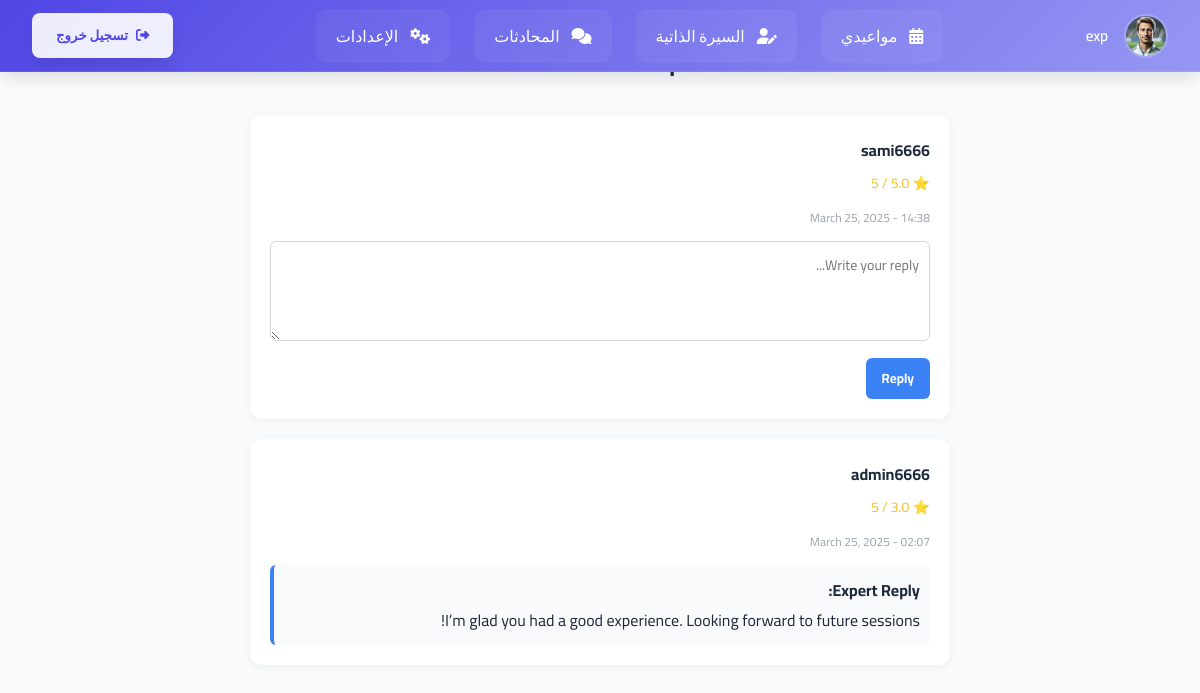
Page /chat/experts/6/reviews/ (signed in) on the committed database.
### users/models.py (models this page shows, shortened)
class CustomUser(AbstractUser):
    phone_regex = RegexValidator(
        regex=r'^05\d{8}$',
        message="Phone number must start with 05 and be exactly 10 digits."
    )
    phone_number = models.CharField(
        max_length=10,
        unique=True,
        validators=[phone_regex],
        help_text="Phone number must start with 05 and contain exactly 10 digits."
    )
    ROLE_CHOICES = [
        ('member', 'Member'),
        ('expert', 'Expert')
    ]
    role = models.CharField(
        max_length=10,
        choices=ROLE_CHOICES,
        default='member'
    )
    profile_image = models.ImageField(
        upload_to='profile_pics/',
        default='profile_pics/p.png',
        blank=True,
        null=True
    )
    short_bio = models.CharField(
        max_length=15,
        blank=True,
        help_text="Short description (e.g., AI Expert, UI Guru)."
    )
    full_bio = models.TextField(
        blank=True,
        help_text="Detailed biography or personal summary."
    )
    groups = models.ManyToManyField(
        'auth.Group',
        related_name='custom_user_groups',
        blank=True
    )
    user_permissions = models.ManyToManyField(
        'auth.Permission',
        related_name='custom_user_permissions',
        blank=True
    )

### chat/models.py (models this page shows, shortened)
class ExpertRating(models.Model):
    expert = models.ForeignKey(
        CustomUser,
        on_delete=models.CASCADE,
        related_name='ratings',
        limit_choices_to={'role': 'expert'}
    )
    user = models.ForeignKey(
        CustomUser,
        on_delete=models.CASCADE,
        related_name='given_ratings'
    )
    rating = models.DecimalField(
        max_digits=2,
        decimal_places=1,
        validators=[MinValueValidator(1), MaxValueValidator(5)]
    )
    comment = models.TextField(blank=True)
    reply = models.TextField(blank=True, null=True)
    created_at = models.DateTimeField(auto_now_add=True)
    class Meta:
        unique_together = ['expert', 'user']

### chat/views.py (the view, shortened to what this page needs)
# urls.py: path('experts/<int:expert_id>/reviews/', views.expert_reviews, name='expert_reviews'),
@login_required
def expert_reviews(request, expert_id):
    expert = get_object_or_404(CustomUser, id=expert_id, role='expert')
    ratings = ExpertRating.objects.filter(expert=expert).order_by('-created_at')
    return render(request, 'expert_reviews.html', {
        'expert': expert,
        'ratings': ratings,
    })

### templates/expert_reviews.html (shortened to what this page needs)
<!DOCTYPE html>
<html lang="en">
<head>
</head>
<body>
    {% include 'navbar.html' %}
    <div class="container">
        <h2>Reviews for {{ expert.get_full_name|default:expert.username }}</h2>
        {% for review in ratings %}
            <div class="review">
                <div class="name">{{ review.user.get_full_name|default:review.user.username }}</div>
                <div class="rating">⭐ {{ review.rating }} / 5</div>
                <div class="time">{{ review.created_at|date:"F j, Y - H:i" }}</div>
                {% if review.reply %}
                    <div class="reply">
                        <strong>Expert Reply:</strong><br>
                        {{ review.reply|linebreaksbr }}
                    </div>
                {% elif request.user.id == expert.id %}
                    <form method="post" class="reply-form">
                        <textarea name="reply" rows="3" placeholder="Write your reply..." required></textarea>
                        <button type="submit">Reply</button>
                    </form>
                {% endif %}
            </div>
        {% empty %}
            <div class="no-reviews">
                <p>No reviews yet.</p>
            </div>
        {% endfor %}
    </div>
</body>
</html>

### templates/navbar.html (shortened to what this page needs)
<!DOCTYPE html>
<html lang="ar" dir="rtl">
<head>
    <link rel="stylesheet" href="https://cdnjs.cloudflare.com/ajax/libs/font-awesome/6.4.2/css/all.min.css">
</head>
<body>
    <nav class="navbar">
        <div class="profile">
            <img src="{{ user.profile_image.url }}"
                 class="profile__image"
                 onerror="this.onerror=null; this.src='/media/profile_pics/p.png';"
                 alt="صورة المستخدم">
            <span class="profile__name">{{ user.username }}</span>
        </div>
        <div class="nav-links">
            {% if user.role == 'expert' %}
                <a href="{% url 'expert_availability_manage' %}" class="nav-link">
                    <i class="fas fa-calendar-alt"></i>
                    <span>مواعيدي</span>
                </a>
                <a href="{% url 'edit_expert_bio' %}" class="nav-link">
                    <i class="fas fa-user-edit"></i>
                    <span>السيرة الذاتية</span>
                </a>
            {% else %}
                <a href="{% url 'meeting_list' %}" class="nav-link">
                    <i class="fas fa-video"></i>
                    <span>الاجتماعات</span>
                </a>
            {% endif %}
            <a href="{% url 'chat_list' %}" class="nav-link">
                <i class="fas fa-comments"></i>
                <span>المحادثات</span>
            </a>
            <a href="{% url 'settings' %}" class="nav-link">
                <i class="fas fa-cogs"></i>
                <span>الإعدادات</span>
            </a>
        </div>
        <form id="logout-form" action="{% url 'logout' %}" method="post">
            <button type="submit" class="logout">
                <i class="fas fa-sign-out-alt"></i>
                <span class="logout__text">تسجيل خروج</span>
            </button>
        </form>
    </nav>
</body>
</html>

### templates/expert_reviews.html (style rules this page uses)
body { font-family: 'Segoe UI', sans-serif; background: #f3f4f6; padding: 40px; color: #111827; }
.container { max-width: 700px; margin: auto; }
h2 { text-align: center; margin-bottom: 30px; }
.review { background: white; padding: 20px; margin-bottom: 20px; border-radius: 12px; box-shadow: 0 2px 8px rgba(0,0,0,0.05); }
.review .name { font-weight: bold; margin-bottom: 5px; }
.review .rating { color: #fbbf24; font-size: 14px; margin-bottom: 8px; }
.review .reply { background: #f9fafb; border-left: 4px solid #3b82f6; padding: 10px; margin-top: 12px; border-radius: 6px; }
.reply-form { margin-top: 12px; }
.reply-form textarea { width: 100%; padding: 10px; border: 1px solid #d1d5db; border-radius: 6px; font-size: 14px; resize: vertical; }
.reply-form button { margin-top: 8px; background: #3b82f6; color: white; padding: 8px 16px; border: none; border-radius: 6px; font-weight: bold; cursor: pointer; }
.review .time { font-size: 12px; color: #9ca3af; margin-top: 10px; }

### templates/navbar.html (style rules this page uses)
:root { --primary-500: #4f46e5; --primary-600: #4f46e5; --surface-100: #f8fafc; --surface-900: #0f172a; --text-primary: #1e293b; --text-inverse: #ffffff; --transition-default: 300ms cubic-bezier(0.4, 0, 0.2, 1); --shadow-lg: 0 10px 15px -3px rgba(0, 0, 0, 0.1); }
* { margin: 0; padding: 0; box-sizing: border-box; font-family: 'Cairo', sans-serif; }
body { background-color: var(--surface-100); color: var(--text-primary); }
.navbar { position: fixed; top: 0; right: 0; width: 100%; height: 72px; display: flex; align-items: center; justify-content: space-between; padding: 0 2rem; background: linear-gradient(135deg, #4f46e5, #9697f3); backdrop-filter: blur(12px); box-shadow: var(--shadow-lg); z-index: 1000; border-bottom: 1px solid rgba(255, 255, 255, 0.1); }
.profile { display: flex; align-items: center; gap: 1rem; color: var(--text-inverse); position: relative; }
.profile__image { width: 44px; height: 44px; border-radius: 50%; object-fit: cover; border: 2px solid rgba(255, 255, 255, 0.2); transition: transform var(--transition-default); }
.profile__name { font-weight: 600; font-size: 0.95rem; letter-spacing: -0.2px; }
.nav-links { display: flex; gap: 1.5rem; align-items: center; transition: transform var(--transition-default); }
.nav-link { color: var(--text-inverse); text-decoration: none; padding: 0.75rem 1.25rem; border-radius: 0.75rem; display: flex; align-items: center; gap: 0.75rem; position: relative; background: rgba(255, 255, 255, 0.05); transition: all var(--transition-default); }
.nav-link::after { content: ''; position: absolute; bottom: 0; right: 50%; width: 0; height: 2px; background: var(--text-inverse); transition: all var(--transition-default); }
.logout { background: rgba(255, 255, 255, 0.9); color: var(--primary-600); border: none; padding: 0.6rem 1.5rem; border-radius: 0.5rem; display: flex; align-items: center; gap: 0.5rem; cursor: pointer; transition: all var(--transition-default); font-weight: 600; box-shadow: var(--shadow-lg); }

### rows in the picture
CustomUser: profile_image (picture), username "exp", get_full_name "exp"
ExpertRating: user.get_full_name "sami6666", created_at "March 25, 2025 - 14:38"
ExpertRating: user.get_full_name "admin6666", created_at "March 25, 2025 - 02:07", reply "I’m glad you had a good experience. Looking forward to future sessions!"
